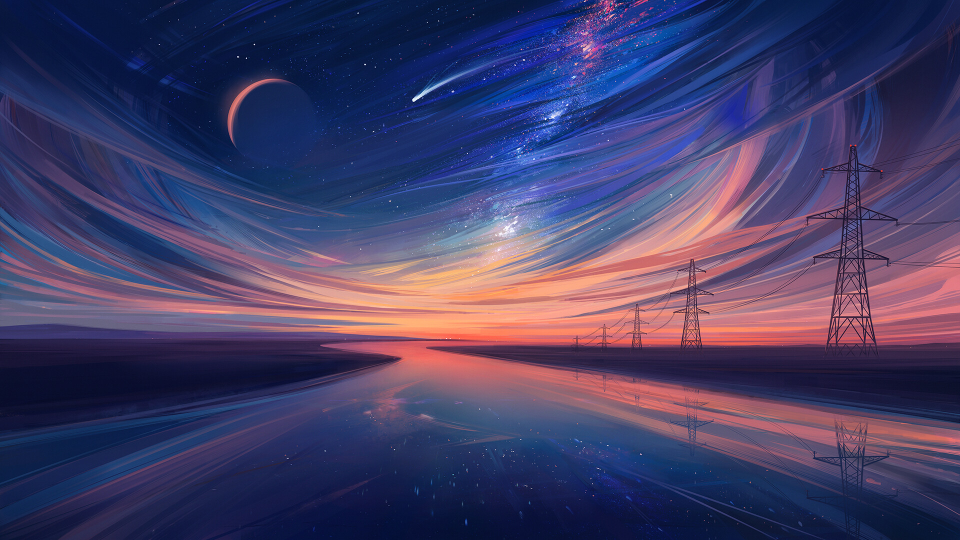
#> input picture source/images/wp.png, 1920 x 1080 px (shown at 1/2 size)
$ python thumbnail.py
#> lines starting #> are read from the running program, lines starting #| are printed output that depends on the picture
from PIL import Image

image = Image.open("wp.png")
#> image is the input picture: PIL image 1920x1080 RGBA; mean R, G, B, A 68.9, 63.1, 102.9, 255
MAX_SIZE = (1000,1000)
image.thumbnail(MAX_SIZE)
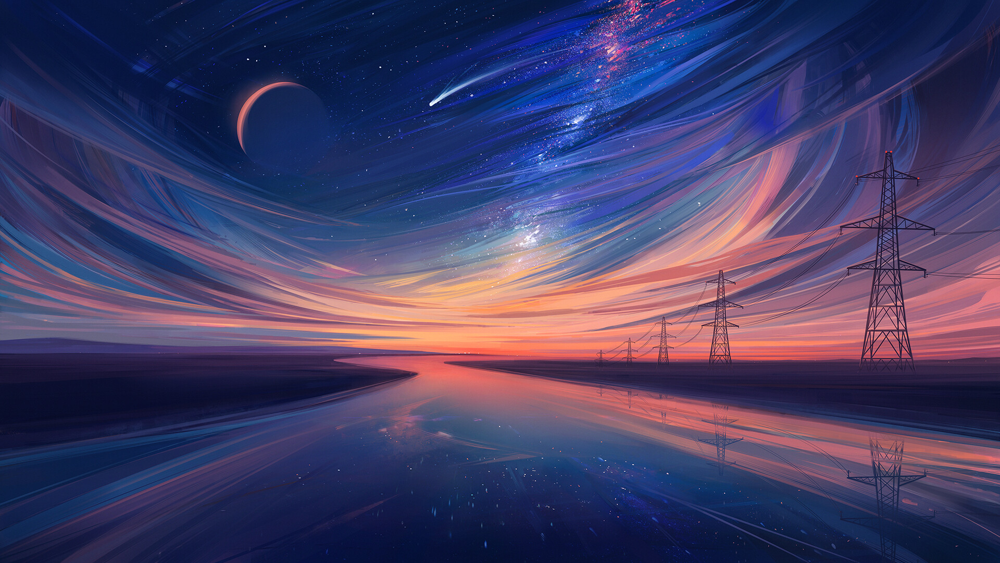
#> image: PIL image 1000x563 RGBA; mean R, G, B, A 68.9, 63.1, 102.9, 255
image.save('tb.png')
